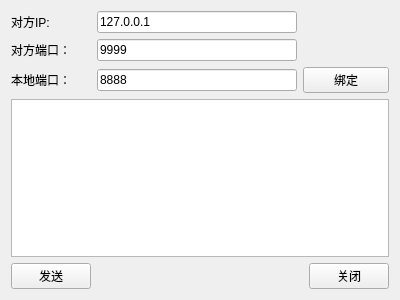
<?xml version="1.0" encoding="UTF-8"?>
<ui version="4.0">
 <class>Widget</class>
 <widget class="QWidget" name="Widget">
  <property name="geometry">
   <rect>
    <x>0</x>
    <y>0</y>
    <width>400</width>
    <height>300</height>
   </rect>
  </property>
  <property name="windowTitle">
   <string>Widget</string>
  </property>
  <layout class="QGridLayout" name="gridLayout">
   <item row="0" column="0">
    <widget class="QLabel" name="label">
     <property name="text">
      <string>对方IP:</string>
     </property>
    </widget>
   </item>
   <item row="0" column="1">
    <widget class="QLineEdit" name="lineEditIP">
     <property name="text">
      <string>127.0.0.1</string>
     </property>
    </widget>
   </item>
   <item row="1" column="0">
    <widget class="QLabel" name="label_2">
     <property name="text">
      <string>对方端口：</string>
     </property>
    </widget>
   </item>
   <item row="1" column="1">
    <widget class="QLineEdit" name="lineEditOtherPort">
     <property name="text">
      <string>9999</string>
     </property>
    </widget>
   </item>
   <item row="2" column="0">
    <widget class="QLabel" name="label_3">
     <property name="text">
      <string>本地端口：</string>
     </property>
    </widget>
   </item>
   <item row="2" column="1">
    <widget class="QLineEdit" name="lineEditMyPort">
     <property name="text">
      <string>8888</string>
     </property>
    </widget>
   </item>
   <item row="2" column="2" colspan="2">
    <widget class="QPushButton" name="pushButtonBind">
     <property name="text">
      <string>绑定</string>
     </property>
    </widget>
   </item>
   <item row="3" column="0" colspan="4">
    <widget class="QTextEdit" name="textEdit"/>
   </item>
   <item row="4" column="0">
    <widget class="QPushButton" name="pushButtonSend">
     <property name="text">
      <string>发送</string>
     </property>
    </widget>
   </item>
   <item row="4" column="1" colspan="2">
    <spacer name="horizontalSpacer">
     <property name="orientation">
      <enum>Qt::Horizontal</enum>
     </property>
     <property name="sizeHint" stdset="0">
      <size>
       <width>217</width>
       <height>20</height>
      </size>
     </property>
    </spacer>
   </item>
   <item row="4" column="3">
    <widget class="QPushButton" name="pushButton_2">
     <property name="text">
      <string>关闭</string>
     </property>
    </widget>
   </item>
  </layout>
 </widget>
 <layoutdefault spacing="6" margin="11"/>
 <resources/>
 <connections/>
</ui>
